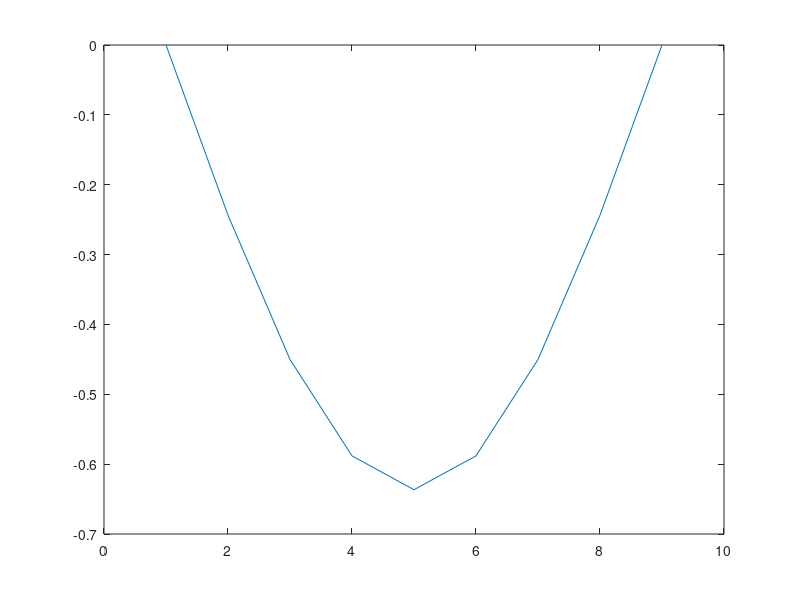

This figure's MATLAB source:
% Reseni prihradove konstrukce (predmet NLMECH)
%
% Linearni stabilita: Euleruv proste ulozeny nosnik
%

clear; clc

% Dimenze ulohy (2 stupne volnosti:u,v, 2 uzly na prutu):
ndof = 3 ;
puzlu= 2 ;  

% ZADANI - material:
E=210e9 ;
bx=0.001;
hx=0.2;
A=bx*hx;
I=(1/12)*(bx)*(hx^3);

% ZADANI - geometrie:
uzly=[
0.0  0 ;
0.25 0 ;
0.5 0 ;
0.75 0 ;
1.0  0 ;
1.25  0 ;
1.5  0 ;
1.75  0 ;
2.0  0 
];

uzly = 1*uzly;
pruty=[
1 2 ;
2 3 ;
3 4 ;
4 5 ;
5 6 ;
6 7 ;
7 8 ;
8 9 ;
];

nuzlu=size(uzly,1);
nprutu=size(pruty,1);

% ZADANI - podpory (uzel,smer,velikost):
podpory=[
1 1 0 ;
1 2 0  ;
9 2 0 ];
npodpor=size(podpory,1);

% ZADANI - sily (uzel,smer,velikost):
sily=[
9 1 -1000 ];
nsil=size(sily,1);

% VYPOCET: --------------------------------

% Vypocet kodovych cisel:
kcis=zeros(nprutu,ndof*puzlu);
for i=1:nprutu
  for j=1:puzlu
    for k=1:ndof
      kcis(i, ((j-1)*ndof+k))=(pruty(i,j)-1)*ndof+k ;
    end
  end
end

% Nulovani matic a vektoru:
velikost = nuzlu*ndof;

K = zeros(velikost);
M = zeros(velikost);
u = zeros(velikost,1);
F = zeros(velikost,1);

% Sestaveni a lokalizace matic tuhosti:
for i=1:nprutu
  Keg=zeros(puzlu*ndof);

	% Delka prutu
	dx2 = (uzly(pruty(i,1),1)-uzly(pruty(i,2),1))^2;
	dy2 = (uzly(pruty(i,1),2)-uzly(pruty(i,2),2))^2;
	L = sqrt(dx2 + dy2);

	% Matice tuhosti:
  Keg=[ E*A/L 0 0 -E*A/L 0 0 ;
        0 12*E*I/L^3 6*E*I/L^2 0 -12*E*I/L^3 6*E*I/L^2 ;
        0 6*E*I/L^2 4*E*I/L 0 -6*E*I/L^2 2*E*I/L ;
        -E*A/L 0  0 E*A/L 0 0 ;
        0 -12*E*I/L^3 -6*E*I/L^2 0 12*E*I/L^3 -6*E*I/L^2 ;
        0 6*E*I/L^2 2*E*I/L 0 -6*E*I/L^2 4*E*I/L ];

	% Transformace:
	s = (uzly(pruty(i,2),2)-uzly(pruty(i,1),2))/L;
	c = (uzly(pruty(i,2),1)-uzly(pruty(i,1),1))/L;
  T = [ c  s  0  0  0  0 ; 
       -s  c  0  0  0  0 ;
        0  0  1  0  0  0 ; 
        0  0  0  c  s  0 ; 
        0  0  0 -s  c  0 ;
        0  0  0  0  0  1 ]  ;
  Ke = T' * Keg * T;
  
	% Samotna lokalizace:
  for j=1:(puzlu*ndof)
    for k=1:(puzlu*ndof)
      K(kcis(i,j),kcis(i,k)) = K(kcis(i,j),kcis(i,k))+Ke(j,k);
    end
  end
end

% Zatizeni:
for i=1:nsil
	iuz=sily(i,1);
	ismer=sily(i,2);
	pos = (ndof*(iuz-1))+ismer;
  F(pos) = F(pos)+sily(i,3);
end

% Podpory:
for i=1:npodpor
	iuz=podpory(i,1);
	ismer=podpory(i,2);
	pos = (ndof*(iuz-1))+ismer;
  u(pos) = u(pos)+podpory(i,3);
	for j=1:velikost
    K(pos,j) = 0.0 ;
    K(j,pos) = 0.0 ;
  end
	K(pos,pos) = 1.0 ;
end

% RESENI soustavy rovnic:
u=K\F ;

% Vypocet vysledku na prutech:
for i=1:nprutu
  Mn=zeros(puzlu*ndof);
  Mb=zeros(puzlu*ndof);
  Mg=zeros(puzlu*ndof);
	ue  = zeros(puzlu*ndof,1);
	uel = zeros(puzlu*ndof,1);

	% Ziskani lokalnich vektoru deformaci:
	for j=1:(puzlu*ndof)
		ue(j) = u(kcis(i,j));
	end

	% Transformace:
	dx2 = (uzly(pruty(i,1),1)-uzly(pruty(i,2),1))^2;
	dy2 = (uzly(pruty(i,1),2)-uzly(pruty(i,2),2))^2;
	L = sqrt(dx2 + dy2);

	s = (uzly(pruty(i,2),2)-uzly(pruty(i,1),2))/L;
	c = (uzly(pruty(i,2),1)-uzly(pruty(i,1),1))/L;
  T = [ c  s  0  0  0  0 ; 
       -s  c  0  0  0  0 ;
        0  0  1  0  0  0 ; 
        0  0  0  c  s  0 ; 
        0  0  0 -s  c  0 ;
        0  0  0  0  0  1 ]  ;
  uel = T * ue;

  % Matice tuhosti (jen lokalni):
  Kelb=[ E*A/L 0 0 -E*A/L 0 0 ;
        0 12*E*I/L^3 6*E*I/L^2 0 -12*E*I/L^3 6*E*I/L^2 ;
        0 6*E*I/L^2 4*E*I/L 0 -6*E*I/L^2 2*E*I/L ;
        -E*A/L 0  0 E*A/L 0 0 ;
        0 -12*E*I/L^3 -6*E*I/L^2 0 12*E*I/L^3 -6*E*I/L^2 ;
        0 6*E*I/L^2 2*E*I/L 0 -6*E*I/L^2 4*E*I/L ];

  % sily v prutech:
  Fe = Kelb * uel;
  N = Fe(1);

  % geometricka matice:
  Me= N/L * [0 0 0 0 0 0 ;
      0 6/5 L/10 0 -6/5 L/10 ;
      0 L/10 2*L^2/15 0 -L/10 -L^2/30 ;
      0 0 0 0 0 0 ;
      0 -6/5 -L/10 0 6/5 -L/10 ;
      0 L/10 -L^2/30 0 -L/10 2*L^2/15]
   
  % Transformation:
  Mg = T' * Me * T;

  for j=1:(puzlu*ndof)
    for k=1:(puzlu*ndof)
      M(kcis(i,j),kcis(i,k)) = M(kcis(i,j),kcis(i,k))+Mg(j,k);
    end
  end
end

% CV5 vypocet vlastnich cisel:
% Podpory:
for i=1:npodpor
	iuz=podpory(i,1);
	ismer=podpory(i,2);
	pos = (ndof*(iuz-1))+ismer;
	for j=1:velikost
    M(pos,j) = 0.0 ;
    M(j,pos) = 0.0 ;
  end
	M(pos,pos) = 1.0 ;
end

[v,d] = eig(K, M); % Nefunguje v Octave 2.x :-(

D=diag(d);
disp('Nasobitel zatizeni je:')
dd = D(1);
di = 1;
for iy=1:size(D,1)
  if D(iy) > 1.00001
    if D(iy) == 1.0
      % nic...
    else
      dd = D(iy) ;
      di = iy ;
     break ;
    end
  end
end

for iy=di:size(D,1)
    if D(iy) < dd
        if (D(iy)) > 0
            if D(iy) == 1.0
                % nic...
            else
              dd = D(iy);
              di = iy ;
            end
        end
    end
end
(dd)*1

% Deformovany tvar (pro primy nosnik):
a=zeros(nuzlu,1);
b=zeros(nuzlu,1);
for i=1:nuzlu
a(i,1)=i;
pos=3*(i-1)+2;
b(i,1)=v(pos,di);
end
plot(a,b);

%%%%%%%%%%%%%%%%%%%%%%%%%%%%%%%%%%%%%%%%%%%%

disp('Euler by spocital [kN]:')
L = uzly(nuzlu,1) -  uzly(1,1);
Frc = (((pi^2)*E*I)/(L^2))/1000
disp('Celkova delka byla:')
L

